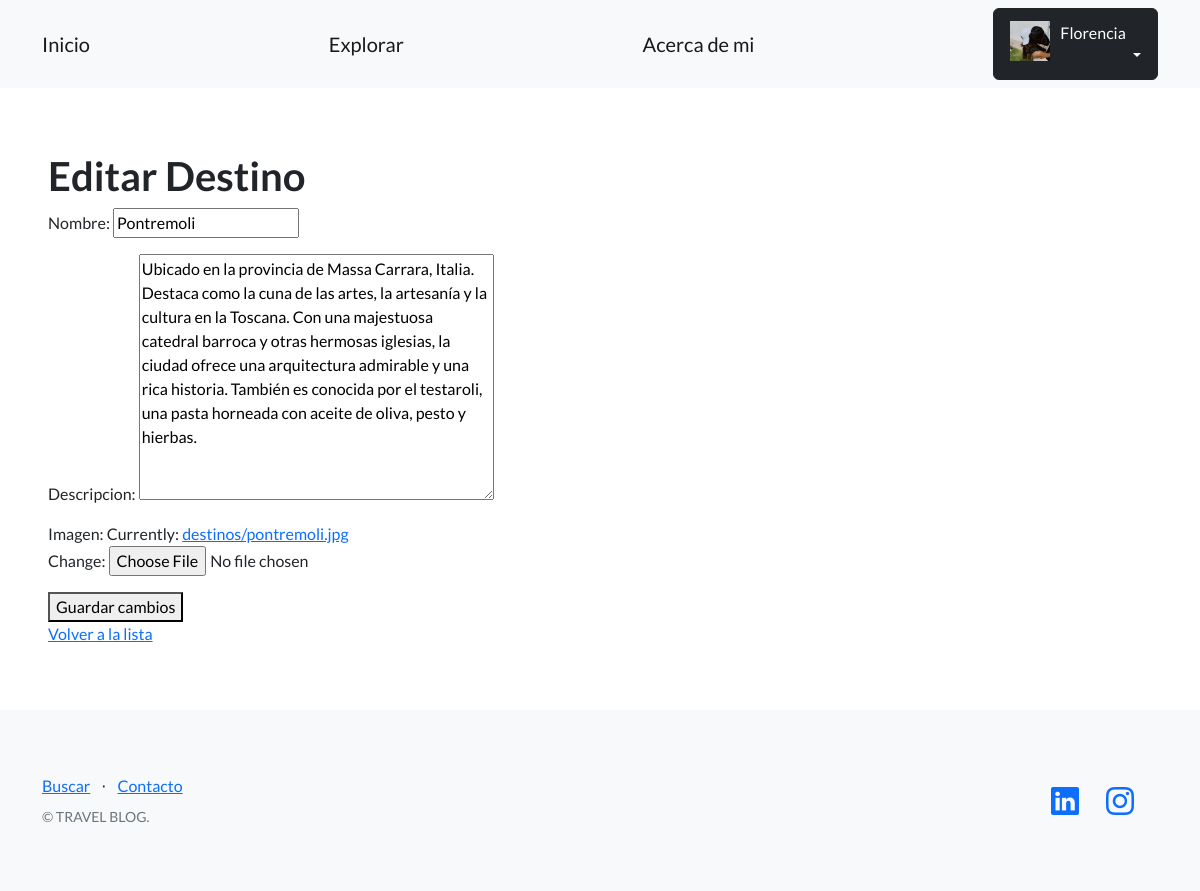
Page /blog/editar-destino/1/ (signed in) on the committed database.
### accounts/models.py (models this page shows, shortened)
class Avatar(models.Model):
   user = models.OneToOneField(User, on_delete=models.CASCADE, null=True)
   imagen = models.ImageField(upload_to='avatares/', null=True, blank=True)

### blog/models.py (models this page shows, shortened)
class Destino(models.Model):
    nombre = models.CharField(max_length=100)
    descripcion = models.TextField()
    imagen = models.ImageField(upload_to='destinos/')
    creador = models.ForeignKey(User, on_delete=models.SET_NULL, null=True)

### blog/views.py (the view)
# urls.py: path('editar-destino/<int:pk>/', views.editar_destino, name='editar_destino'),
def editar_destino(request, pk):
    destino = Destino.objects.get(id=pk)
    if request.method == "POST":
        formulario = DestinoForm(request.POST, request.FILES, instance=destino)
        if formulario.is_valid():
            formulario.save()
            url_exitosa = reverse('lista_destinos')
            return redirect(url_exitosa)
        else:
            formulario = DestinoForm(instance=destino)
    else:
        formulario = DestinoForm(instance=destino)
    return render(
        request=request,
        template_name='blog/editar_destino.html',
        context={'formulario': formulario},
    )

### blog/forms.py
class DestinoForm(forms.ModelForm):
    class Meta:
        model = Destino
        fields = ['nombre', 'descripcion', 'imagen']

### blog/templates/blog/editar_destino.html (shortened to what this page needs)
{% extends "base.html" %}
{% block contenido %}
   <h1>Editar Destino</h1>
   <form method="post" enctype="multipart/form-data">
    {{ formulario.as_p }}
    <button type="submit">Guardar cambios</button>
   </form>
   <a href="{% url 'lista_destinos' %}">Volver a la lista</a>
{% endblock contenido %}

### templates_base/base.html (shortened to what this page needs)
{% load static %}
<!DOCTYPE html>
<html lang="en">
    <head>
        <link href="https://cdn.jsdelivr.net/npm/bootstrap-icons@1.5.0/font/bootstrap-icons.css" rel="stylesheet" type="text/css" />
        <link href="{% static 'css/styles.css' %}" rel="stylesheet" />
    </head>
    <body>
        <nav class="navbar navbar-light bg-light static-top">
            <div class="container">
                <a class="navbar-brand" href="{% url 'home' %}">Inicio</a>
                <a class="navbar-brand" href="{% url 'pages' %}">Explorar</a>
                <a class="navbar-brand" href="{% url 'about' %}">Acerca de mi</a>
                {% if user.is_authenticated %}
                <div class="dropdown">
                    <button class="btn btn-dark dropdown-toggle" type="button" id="dropdownMenuButton1" data-bs-toggle="dropdown" aria-expanded="false">
                        <div style="display: inline-flex;">
                            <img src="{{user.avatar.imagen.url}}" style="max-width:40px;margin-right: 10px;">
                            <span>{{ user.username }}</span>
                        </div>
                    </button>
                </div>
                {% else %}
                <a class="btn btn-dark" href="{% url 'login' %}">Inicio sesión</a>
                <a class="btn btn-dark" href="{% url 'sign_up' %}">Registro</a>
                {% endif %}
            </div>
        </nav>
        <section style="padding:4rem 3rem;">
            {% block contenido %}
            {% endblock contenido %}
        </section>
        <footer class="footer bg-light">
            <div class="container">
                <div class="row">
                    <div class="col-lg-6 h-100 text-center text-lg-start my-auto">
                        <ul class="list-inline mb-2">
                            <li class="list-inline-item"><a href="{% url 'search_results' %}">Buscar</a></li>
                            <li class="list-inline-item">⋅</li>
                            <li class="list-inline-item"><a href="{% url 'contacto' %}">Contacto</a></li>
                        </ul>
                        <p class="text-muted small mb-4 mb-lg-0">&copy; TRAVEL BLOG.</p>
                    </div>
                    <div class="col-lg-6 h-100 text-center text-lg-end my-auto">
                        <ul class="list-inline mb-0">
                            <li class="list-inline-item me-4">
                                <a href="https://www.linkedin.com/in/fvillarcorbo"><i class="bi-linkedin fs-3"></i></a>
                            </li>
                            <li class="list-inline-item me-4">
                                <a href="https://www.instagram.com/florivillar"><i class="bi-instagram fs-3"></i></a>
                            </li>
                        </ul>
                    </div>
                </div>
            </div>
        </footer>
    </body>
</html>

### rows in the picture
Destino: nombre "Pontremoli", descripcion "Ubicado en la provincia de Massa Carrara, Italia. Destaca como la cuna de las artes, la artesanía y la cultura en la Toscana. Con una majestuosa catedral barroca y otras hermosas iglesias, la ciudad ofrece una arquitectura admirable y una rica historia. También es conocida por el testaroli, una pasta horneada con aceite de oliva, pesto y hierbas."

### other values in the picture
{{ user.username }} "Florencia"
